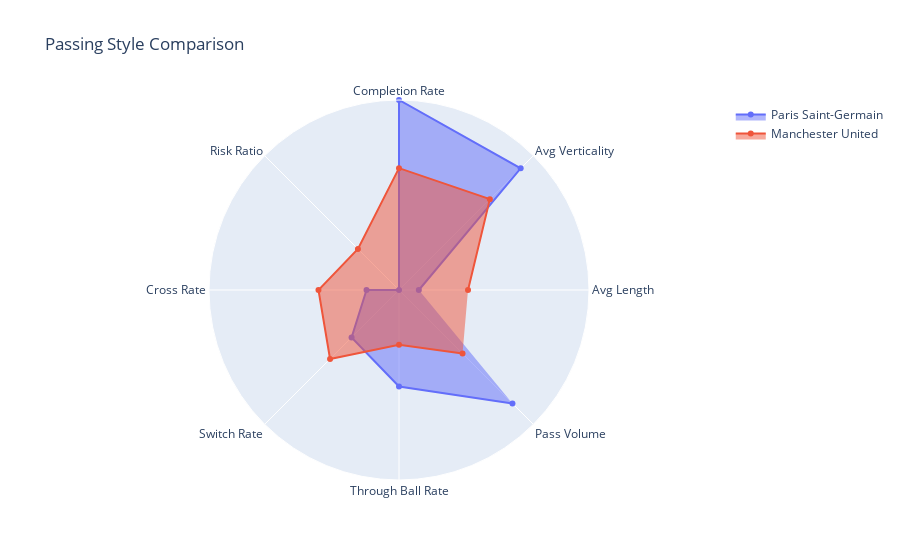

Notebook code cell kept with this figure:
### Markdown cell above
### (Track 2) Soccer Analytics Dashboard Exploration

Following EDA, unsupervised learning and clustering of the match play style vectors will be used to determine tactical clusters. These clusters can be used to explore play styles and success across different seasons, leagues, and opponents.

The next steps would involve the deployment of a dashboard to Streamlit to visualize play styles using radar charts and heat maps. This could potentially be used by clubs to benchmark their tactical consistency against professional archetypes.

As a proof of concept, a radar chart is created below to compare the playing styles of different teams based on the match-level features we engineered in the previous section.

### Code cell
# Use the match-level playing style data to visualize play style using a radar chart to compare different teams.

import plotly.graph_objects as go
from sklearn.preprocessing import MinMaxScaler
import pandas as pd

# Aggregate to team level
features = ["avg_length", "avg_verticality", "completion_rate", "risk_ratio", "cross_rate", "switch_rate", "through_ball_rate", "pass_volume"]

team_style = (
    match_passing_style.group_by("team")
    .agg([pl.col(f).mean() for f in features])
    .to_pandas()
)

# Normalize features to a 0-1 scale for the chart
scaler = MinMaxScaler()
team_style[features] = scaler.fit_transform(team_style[features])

# Plot function to compare teams on the radar chart
def plot_team_radar(teams, df):
    fig = go.Figure()

    for team in teams:
        team_data = df[df['team'] == team]
        if team_data.empty:
            continue
            
        fig.add_trace(go.Scatterpolar(
            r=team_data[features].values.flatten().tolist(),
            theta=[f.replace("_", " ").title() for f in features],
            fill='toself',
            name=team
        ))

    fig.update_layout(
        polar=dict(
            radialaxis=dict(visible=False, range=[0, 1])
        ),
        showlegend=True,
        title="Passing Style Comparison",
    )
    fig.show()

# Demonstrate with sample teams
compare_teams = ["Paris Saint-Germain", "Manchester United"]
plot_team_radar(compare_teams, team_style)

### Figure 1 — Plotly figure (JSON) as saved in the notebook; plotly's stock layout.template omitted (floating-point values rounded to 4 significant figures)
{"data": [{"fill": "toself", "name": "Paris Saint-Germain", "r": [0.1044, 0.9055, 1, 0, 0.171, 0.353, 0.5076, 0.8445], "theta": ["Avg Length", "Avg Verticality", "Completion Rate", "Risk Ratio", "Cross Rate", "Switch Rate", "Through Ball Rate", "Pass Volume"], "type": "scatterpolar"}, {"fill": "toself", "name": "Manchester United", "r": [0.3633, 0.6762, 0.6413, 0.3057, 0.4238, 0.5131, 0.2886, 0.4729], "theta": ["Avg Length", "Avg Verticality", "Completion Rate", "Risk Ratio", "Cross Rate", "Switch Rate", "Through Ball Rate", "Pass Volume"], "type": "scatterpolar"}], "layout": {"polar": {"radialaxis": {"range": [0, 1], "visible": false}}, "showlegend": true, "title": {"text": "Passing Style Comparison"}}}
